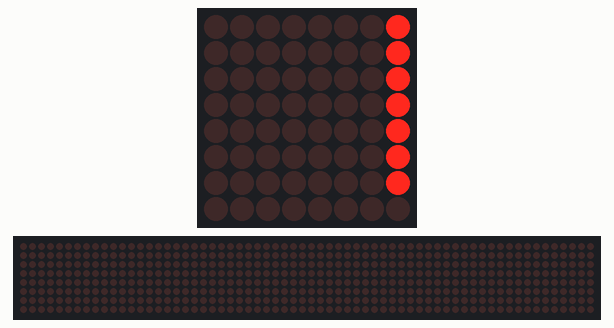
Simulated run of this program. Board: Raspberry Pi (BCM pin numbers). Shown: 8×8 LED matrix, a strip that is not on the board, showing the scrolling text unrolled. The 64×8 strip is a reading aid, not a part: it shows the text the matrix is scrolling, unrolled, one strip-width of it at a time; what the program prints to the terminal is not drawn. At 8.0 s the program stops and its outputs stay as they are.

Above: at 0.16 s.
At 1.06 s:
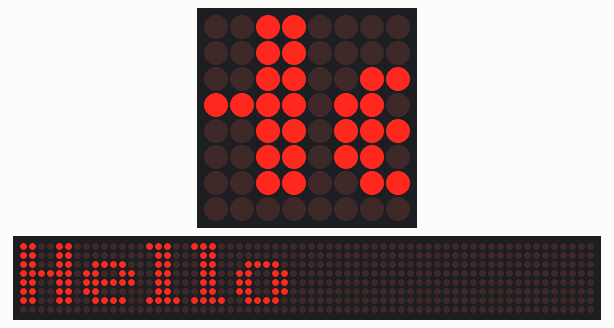
At 2.06 s:
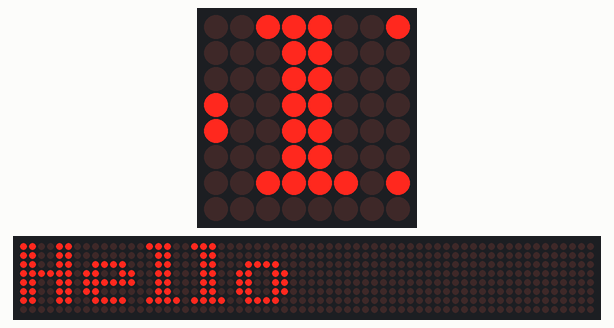
At 4.06 s:
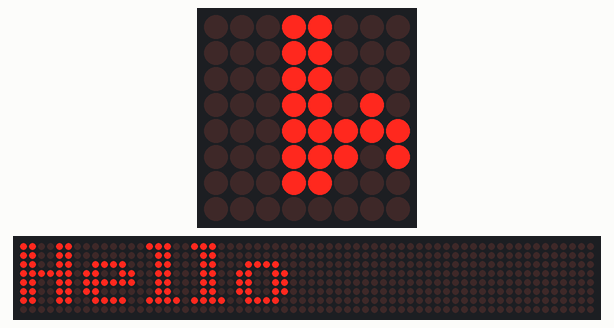
At 5.96 s:
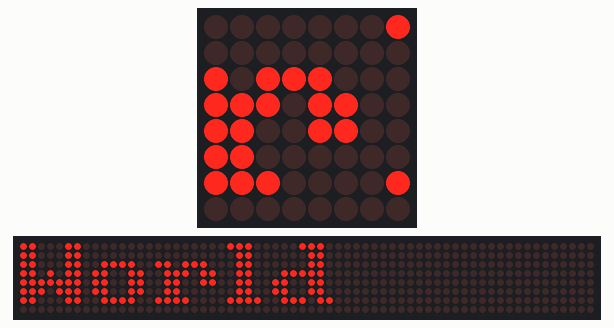
At 7.91 s:
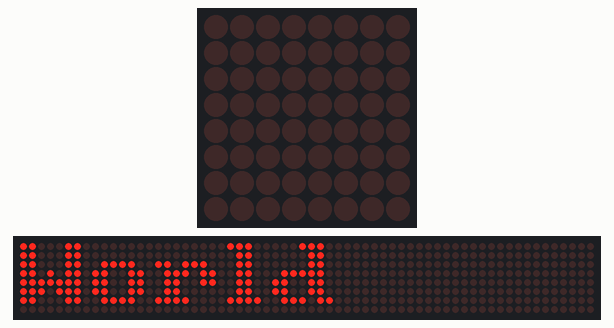

The program:

matrix_demo.py
```python
import re
import time
from luma.led_matrix.device import max7219
from luma.core.interface.serial import spi, noop
from luma.core.render import canvas
from luma.core.virtual import viewport
from luma.core.legacy import text, show_message
from luma.core.legacy.font import proportional, CP437_FONT, TINY_FONT, SINCLAIR_FONT, LCD_FONT

def main(cascaded, block_orientation, rotate):
    # inisialisasi dan deklarasi perangkat matrix demo
    serial = spi(port=0, device=1, gpio=noop())
    device = max7219(serial, cascaded=cascaded or 1, block_orientation=block_orientation, rotate=rotate or 0)
    # untuk proses debugging
    print("[-] Matrix initialized")

    # cetak hello world pada matrix demo
    msg = "Hello World"
    # untuk proses debugging
    print("[-] Printing: %s" % msg)
    show_message(device, msg, fill="white", font=proportional(CP437_FONT), scroll_delay=0.1)


if __name__ == "__main__":
# cascaded = Jumlah dari MAX7219 yang digunakan, defaultnya adalah 1 (jika menggunakan beberapa blok matrix, maka dapat disesuaikan.
# block_orientation = pilihannya 0, 90, -90, digunakan untuk inisialisasi matrix demo untuk mengatur orientasi fisik blok LED saat pertama kali digunakan, defaultnya 0
# rotate = pilihannya 0, 1, 2, 3, untuk rotasi tampilan, dimana 0=0°, 1=90°, 2=180°, 3=270°, default=0
    try:
        main(cascaded=1, block_orientation=90, rotate=0)
    except KeyboardInterrupt:
        pass
```
